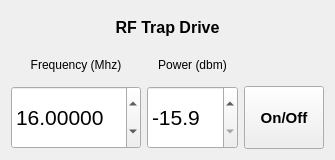
<?xml version="1.0" encoding="UTF-8"?>
<ui version="4.0">
 <class>Form</class>
 <widget class="QWidget" name="Form">
  <property name="geometry">
   <rect>
    <x>0</x>
    <y>0</y>
    <width>335</width>
    <height>160</height>
   </rect>
  </property>
  <property name="maximumSize">
   <size>
    <width>355</width>
    <height>160</height>
   </size>
  </property>
  <property name="windowTitle">
   <string>Form</string>
  </property>
  <layout class="QVBoxLayout" name="verticalLayout">
   <item>
    <layout class="QGridLayout" name="gridLayout" rowstretch="1,1,2" columnstretch="2,2,1" columnminimumwidth="130,80,10">
     <property name="sizeConstraint">
      <enum>QLayout::SetDefaultConstraint</enum>
     </property>
     <item row="0" column="0" colspan="3">
      <widget class="QLabel" name="label_3">
       <property name="sizePolicy">
        <sizepolicy hsizetype="Preferred" vsizetype="Minimum">
         <horstretch>0</horstretch>
         <verstretch>0</verstretch>
        </sizepolicy>
       </property>
       <property name="font">
        <font>
         <pointsize>12</pointsize>
         <weight>75</weight>
         <bold>true</bold>
        </font>
       </property>
       <property name="text">
        <string>RF Trap Drive</string>
       </property>
       <property name="alignment">
        <set>Qt::AlignCenter</set>
       </property>
      </widget>
     </item>
     <item row="1" column="0">
      <widget class="QLabel" name="label">
       <property name="sizePolicy">
        <sizepolicy hsizetype="Preferred" vsizetype="Minimum">
         <horstretch>0</horstretch>
         <verstretch>0</verstretch>
        </sizepolicy>
       </property>
       <property name="text">
        <string>Frequency (Mhz)</string>
       </property>
       <property name="alignment">
        <set>Qt::AlignCenter</set>
       </property>
      </widget>
     </item>
     <item row="1" column="1">
      <widget class="QLabel" name="label_2">
       <property name="sizePolicy">
        <sizepolicy hsizetype="Preferred" vsizetype="Minimum">
         <horstretch>0</horstretch>
         <verstretch>0</verstretch>
        </sizepolicy>
       </property>
       <property name="text">
        <string>Power (dbm)</string>
       </property>
       <property name="alignment">
        <set>Qt::AlignCenter</set>
       </property>
      </widget>
     </item>
     <item row="2" column="0">
      <widget class="QDoubleSpinBox" name="spinFreq">
       <property name="sizePolicy">
        <sizepolicy hsizetype="Preferred" vsizetype="Preferred">
         <horstretch>0</horstretch>
         <verstretch>0</verstretch>
        </sizepolicy>
       </property>
       <property name="font">
        <font>
         <pointsize>16</pointsize>
        </font>
       </property>
       <property name="decimals">
        <number>5</number>
       </property>
       <property name="minimum">
        <double>15.000000000000000</double>
       </property>
       <property name="maximum">
        <double>17.000000000000000</double>
       </property>
       <property name="singleStep">
        <double>0.001000000000000</double>
       </property>
       <property name="value">
        <double>16.000000000000000</double>
       </property>
      </widget>
     </item>
     <item row="2" column="1">
      <widget class="QDoubleSpinBox" name="spinPower">
       <property name="sizePolicy">
        <sizepolicy hsizetype="Preferred" vsizetype="Preferred">
         <horstretch>0</horstretch>
         <verstretch>0</verstretch>
        </sizepolicy>
       </property>
       <property name="font">
        <font>
         <pointsize>16</pointsize>
        </font>
       </property>
       <property name="decimals">
        <number>1</number>
       </property>
       <property name="minimum">
        <double>-15.900000000000000</double>
       </property>
       <property name="maximum">
        <double>-6.000000000000000</double>
       </property>
       <property name="singleStep">
        <double>0.100000000000000</double>
       </property>
       <property name="value">
        <double>-15.900000000000000</double>
       </property>
      </widget>
     </item>
     <item row="2" column="2">
      <widget class="QPushButton" name="buttonSwitch">
       <property name="sizePolicy">
        <sizepolicy hsizetype="Preferred" vsizetype="Preferred">
         <horstretch>0</horstretch>
         <verstretch>0</verstretch>
        </sizepolicy>
       </property>
       <property name="font">
        <font>
         <pointsize>11</pointsize>
         <weight>75</weight>
         <bold>true</bold>
        </font>
       </property>
       <property name="text">
        <string>On/Off</string>
       </property>
       <property name="checkable">
        <bool>true</bool>
       </property>
       <property name="checked">
        <bool>false</bool>
       </property>
       <property name="autoDefault">
        <bool>false</bool>
       </property>
      </widget>
     </item>
    </layout>
   </item>
  </layout>
 </widget>
 <resources/>
 <connections/>
</ui>
